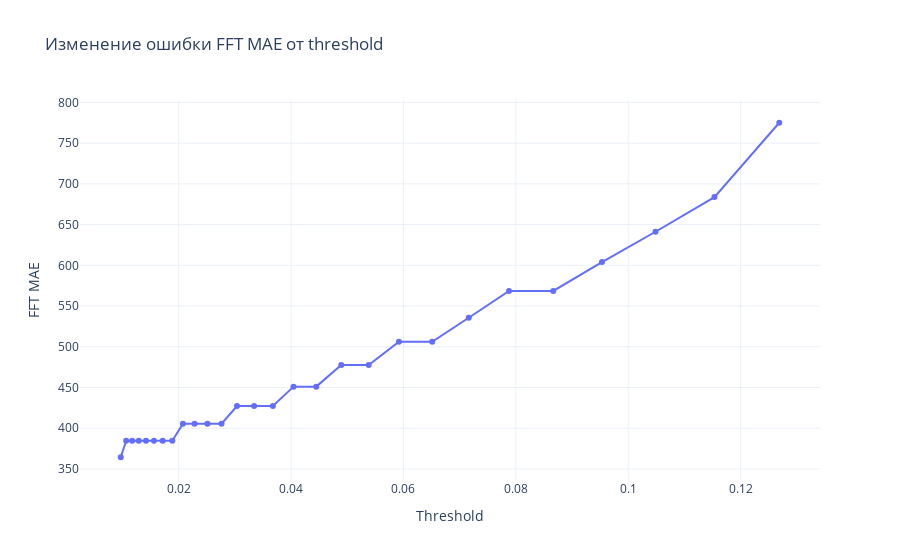

Notebook code for this chart:
### Markdown cell above
Записи, значение pressure которых отличаются от значения предыдущей записи меньше чем на threshold, будут удалены

### Code cell
threshold = min(pressure_diffs[pressure_diffs > 0])
error = 0

thresholds = []
errors = []

while threshold <= mean_pressure_diff and error <= 1000:
    df_reduced = df.loc[(df["pressure"].diff().abs() > threshold).fillna(True)]
    error = fft_mae(df, df_reduced)
    
    thresholds.append(threshold)
    errors.append(error)
    
    threshold *= 1.1

df_plot = pd.DataFrame({"Threshold": thresholds, "FFT MAE": errors})
fig = px.line(df_plot, x="Threshold", y="FFT MAE", markers=True,
              title="Изменение ошибки FFT MAE от threshold")
fig.update_layout(xaxis_title="Threshold", yaxis_title="FFT MAE", template="plotly_white")
fig.show()

### Figure 1 — Plotly figure (JSON) as saved in the notebook; plotly's stock layout.template omitted (floating-point values rounded to 4 significant figures)
{"data": [{"hovertemplate": "Threshold=%{x}<br>FFT MAE=%{y}<extra></extra>", "legendgroup": "", "line": {"color": "#636efa", "dash": "solid"}, "marker": {"symbol": "circle"}, "mode": "lines+markers", "name": "", "orientation": "v", "showlegend": false, "type": "scatter", "x": [0.009678, 0.01065, 0.01171, 0.01288, 0.01417, 0.01559, 0.01715, 0.01886, 0.02075, 0.02282, 0.0251, 0.02761, 0.03037, 0.03341, 0.03675, 0.04043, 0.04447, 0.04892, 0.05381, 0.05919, 0.06511, 0.07162, 0.07878, 0.08666, 0.09533, 0.1049, 0.1153, 0.1269], "xaxis": "x", "y": [364.4, 384.6, 384.6, 384.6, 384.6, 384.6, 384.6, 384.6, 405.6, 405.6, 405.6, 405.6, 427.3, 427.3, 427.3, 451.1, 451.1, 477.5, 477.5, 506.2, 506.2, 535.6, 568.5, 568.5, 604.0, 641.2, 683.7, 775.0], "yaxis": "y"}], "layout": {"legend": {"tracegroupgap": 0}, "title": {"text": "Изменение ошибки FFT MAE от threshold"}, "xaxis": {"anchor": "y", "domain": [0, 1], "title": {"text": "Threshold"}}, "yaxis": {"anchor": "x", "domain": [0, 1], "title": {"text": "FFT MAE"}}}}
